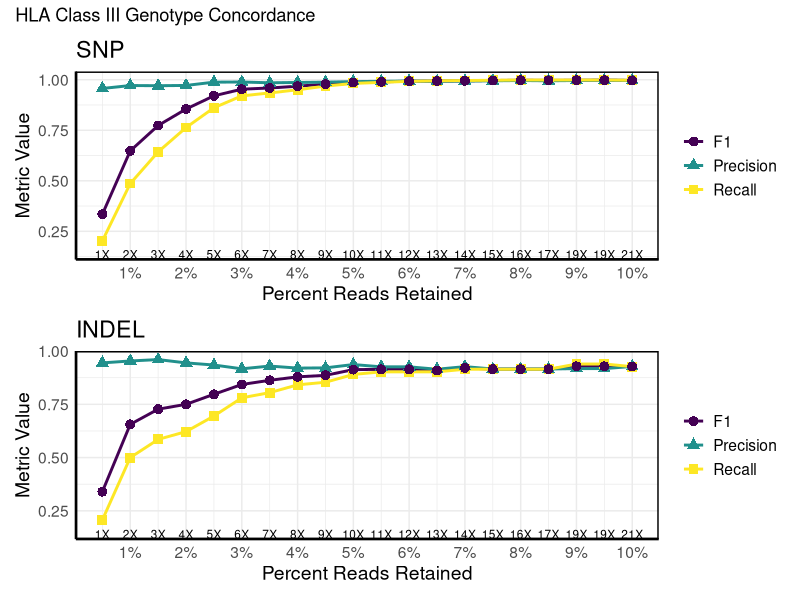
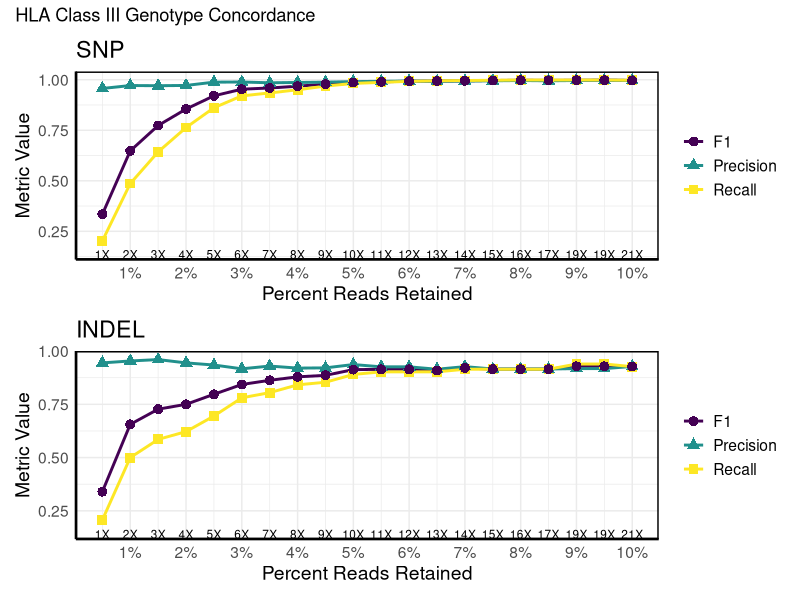
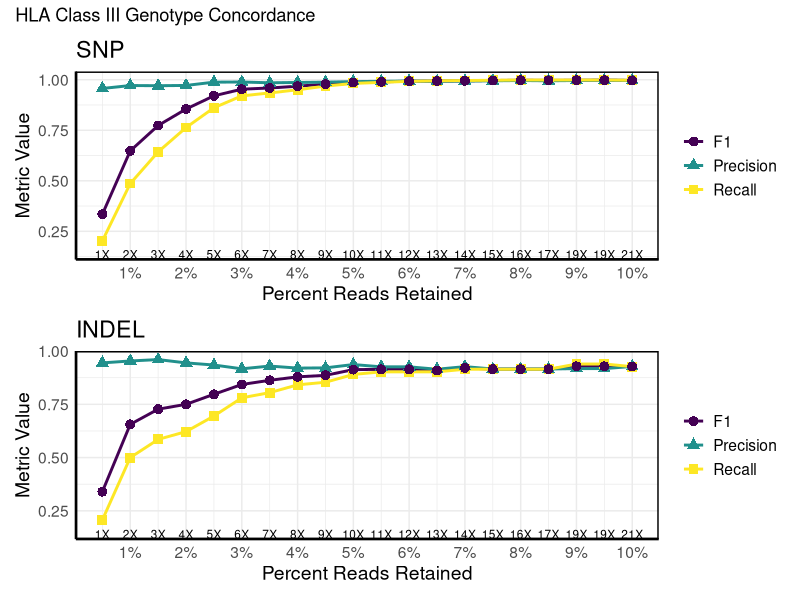

The R source for these figures, in order:
library(ggplot2)
library(viridis)
library(dplyr)
library(patchwork)  # Load patchwork for side-by-side plots

setwd("/Users/matt/Documents/GitHub/mhc/scripts/visualizations/downsample/")

# Load the CSV file
#data <- read.csv("MHC_Class_I_downsample_concordance.csv")
#data <- read.csv("MHC_Class_II_downsample_concordance.csv")
data <- read.csv("MHC_Class_III_downsample_concordance.csv")

# Function to create the plot for a given variant type
plot_variant <- function(variant_to_plot, show_legend = TRUE) {
  # Filter data for the selected Variant
  filtered_data <- subset(data, Variant == variant_to_plot)
  
  # Get unique Proportion-Depth pairs for annotation
  depth_labels <- filtered_data %>%
    group_by(Proportion) %>%
    summarise(Depth = round(unique(Depth)))  # ✅ Round Depth to nearest integer
  
  # Generate the plot
  p <- ggplot(filtered_data, aes(x = Proportion, y = Value, color = Metric, shape = Metric, group = Metric)) +
    geom_line(size = 1) +
    geom_point(size = 3) +
    scale_color_viridis_d(option = "viridis") +  
    scale_x_continuous(
      breaks = seq(0.01, 0.1, 0.01),
      labels = function(x) paste0(x * 100, "%")
    ) + 
    theme_minimal() +
    labs(y = "Metric Value", x = "Percent Reads Retained", title = variant_to_plot) +
    
    # ✅ Add Depth annotations below x-axis (rounded)
    geom_text(data = depth_labels, aes(x = Proportion, y = min(filtered_data$Value) - 0.05, 
                                       label = paste0(Depth, "X")), 
              color = "black", size = 3, vjust = 0.9, inherit.aes = FALSE) +
    
    theme(
      legend.position = ifelse(show_legend, "right", "none"),  # ✅ Hide legend for SNP panel
      legend.title = element_blank(),
      text = element_text(size = 14),
      
      # Add axis lines
      panel.border = element_rect(color = "black", fill = NA, size = 1),
      axis.line = element_line(color = "black", size = 0.8)
    )
  
  return(p)
}

# Create plots for SNP and INDEL (Hide legend for SNP to avoid redundancy)
plot_snp <- plot_variant("SNP", show_legend = TRUE)
plot_indel <- plot_variant("INDEL", show_legend = TRUE)

# Combine them side by side with patchwork & ADD OVERALL TITLE
final_plot <- (plot_snp / plot_indel) + 
  plot_annotation(title = "HLA Class III Genotype Concordance")

# Display the final combined plot
print(final_plot)


#ggsave("mhc_I_downsample.pdf", plot = final_plot, width = 8, height = 10)
#ggsave("mhc_I_downsample.png", plot = final_plot, width = 8, height = 10, dpi = 300)

#ggsave("mhc_II_downsample.pdf", plot = final_plot, width = 8, height = 10)
#ggsave("mhc_II_downsample.png", plot = final_plot, width = 8, height = 10, dpi = 300)

ggsave("mhc_III_downsample.pdf", plot = final_plot, width = 8, height = 10)
ggsave("mhc_III_downsample.png", plot = final_plot, width = 8, height = 10, dpi = 300)



